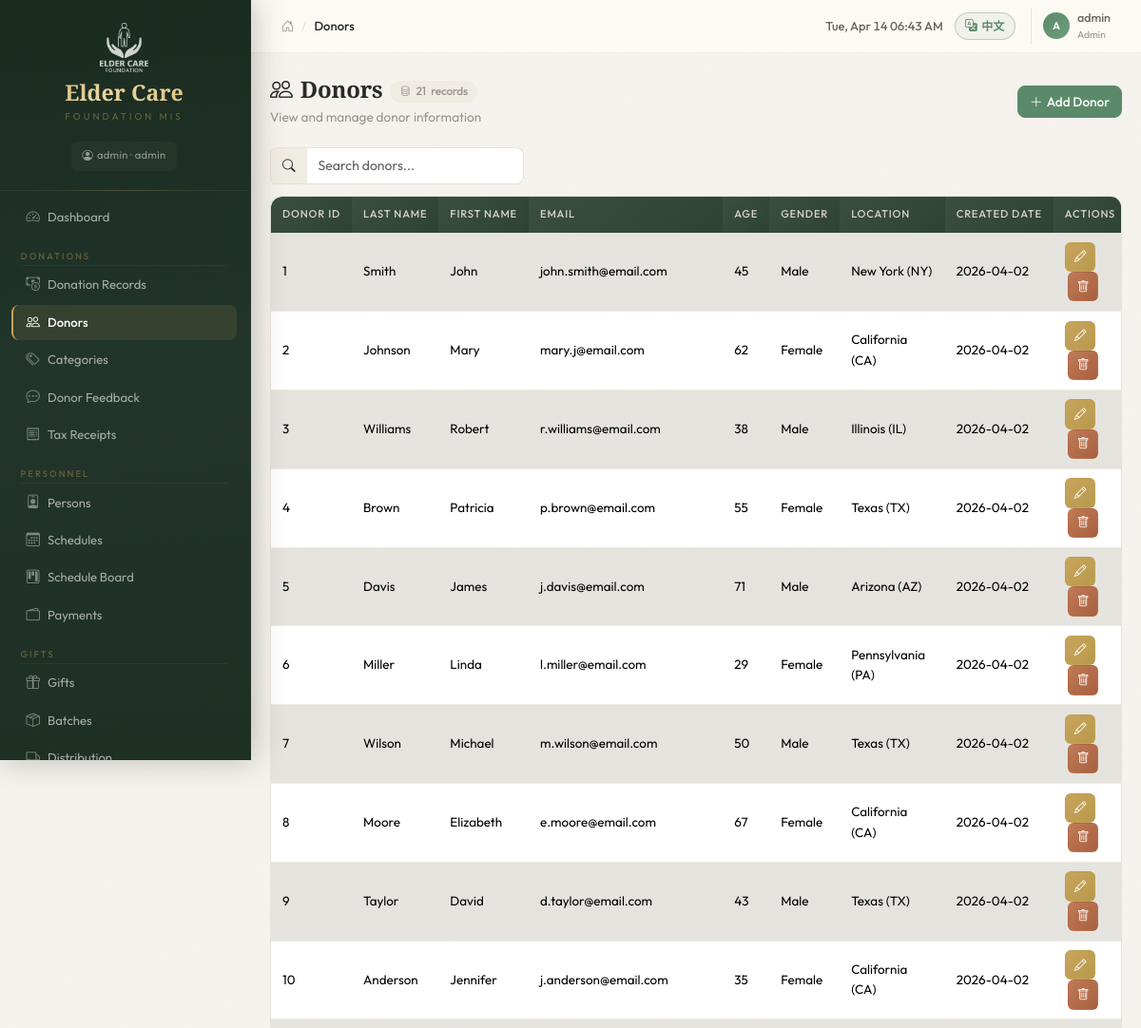
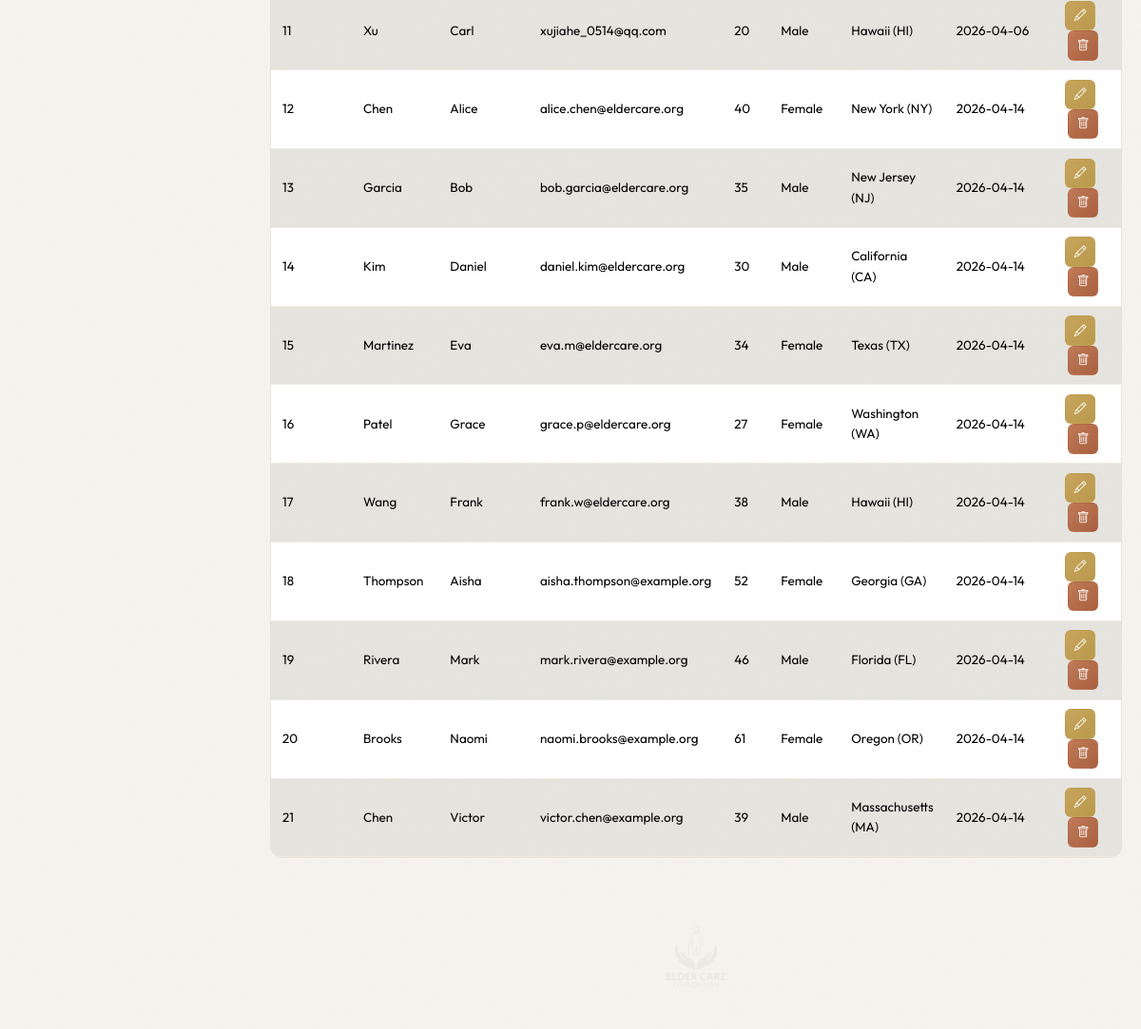
The app's page /donors (signed in) with its own data (2 pictures, top to bottom).
### tables this page shows
CREATE TABLE "User" (
	"user_id"	INTEGER,
	"user_name"	TEXT,
	"password"	TEXT,
	"email"	TEXT,
	"is_active"	INTEGER,
	"created_date"	NUMERIC,
	"updated_date"	NUMERIC, role TEXT DEFAULT "viewer",
	PRIMARY KEY("user_id")
);

CREATE TABLE "donors" (
	"donor_id"	INTEGER,
	"first_name"	TEXT,
	"last_name"	TEXT,
	"email"	TEXT,
	"age"	INTEGER,
	"gender"	TEXT,
	"location"	TEXT,
	"created_date"	NUMERIC,
	PRIMARY KEY("donor_id")
);

### blueprints/donations.py (the view)
@donations_bp.route('/donors')
@login_required
@role_required('finance')
def donors_list():
    from blueprints.dashboard import US_STATES
    rows = query_db('SELECT * FROM donors ORDER BY donor_id ASC')
    sorted_states = sorted(US_STATES.items(), key=lambda x: x[1])
    return render_template('donations/donors.html', donors=rows,
                           us_states=sorted_states, us_states_map=US_STATES)

### blueprints/auth.py (called while the page is built)
def role_required(*roles):
    def decorator(f):
        @wraps(f)
        def wrapped(*args, **kwargs):
            if not current_user.has_role(*roles):
                flash('Insufficient permissions to access this page', 'warning')
                return redirect(url_for('dashboard.index'))
            return f(*args, **kwargs)
        return wrapped
    return decorator

    @property
    def is_admin(self):
        return self.role == 'admin'

    def has_role(self, *roles):
        return self.role in roles or self.role == 'admin'

### db.py (called while the page is built)
def get_db():
    if 'db' not in g:
        g.db = sqlite3.connect(current_app.config['DATABASE'])
        g.db.row_factory = sqlite3.Row
        g.db.execute('PRAGMA foreign_keys = ON')
    return g.db

def query_db(sql, args=(), one=False):
    cur = get_db().execute(sql, args)
    rv = cur.fetchall()
    cur.close()
    return (rv[0] if rv else None) if one else rv

### templates/donations/donors.html (shortened to what this page needs)
{% extends "base.html" %}
{% block breadcrumb %}<span data-i18n="Donors">Donors</span>{% endblock %}
{% block content %}
<div class="page-header">
  <div>
    <h4 class="mb-1"><i class="bi bi-people me-2"></i><span data-i18n="Donors">Donors</span><span class="record-count"><i class="bi bi-database"></i>{{ donors|length }} <span data-i18n="records">records</span></span></h4>
    <p class="page-subtitle" data-i18n="View and manage donor information">View and manage donor information</p>
  </div>
  <button class="btn btn-primary" onclick="openAddModal()"><i class="bi bi-plus-lg me-1"></i><span data-i18n="Add Donor">Add Donor</span></button>
</div>
<div class="table-info-bar">
  <div class="table-search">
    <div class="input-group" style="max-width:320px;">
      <span class="input-group-text"><i class="bi bi-search"></i></span>
      <input type="text" class="form-control" data-i18n-placeholder="Search donors..." placeholder="Search donors..." id="tableSearch">
    </div>
  </div>
</div>
{% if donors %}
<div class="table-responsive">
  <table class="table table-striped table-hover">
    <thead class="table-header">
      <tr>
        <th data-i18n="Donor ID">Donor ID</th><th data-i18n="Last Name">Last Name</th><th data-i18n="First Name">First Name</th><th data-i18n="Email">Email</th>
        <th data-i18n="Age">Age</th><th data-i18n="Gender">Gender</th><th data-i18n="Location">Location</th><th data-i18n="Created Date">Created Date</th><th data-i18n="Actions">Actions</th>
      </tr>
    </thead>
    <tbody>
      {% for d in donors %}
      <tr>
        <td>{{ d.donor_id }}</td>
        <td>{{ d.last_name }}</td>
        <td>{{ d.first_name }}</td>
        <td>{{ d.email }}</td>
        <td>{{ d.age }}</td>
        <td>{{ d.gender }}</td>
        <td>{% for code, name in us_states %}{% if code == d.location %}{{ name }} ({{ code }}){% endif %}{% endfor %}</td>
        <td>{{ d.created_date }}</td>
        <td>
          <button class="btn btn-sm btn-warning" aria-label="Edit" data-bs-toggle="tooltip" data-i18n-title="Edit" title="Edit" onclick="openEditModal({{ d.donor_id }}, '{{ d.first_name }}', '{{ d.last_name }}', '{{ d.email }}', {{ d.age }}, '{{ d.gender }}', '{{ d.location }}')"><i class="bi bi-pencil"></i></button>
          <button class="btn btn-sm btn-danger" aria-label="Delete" data-bs-toggle="tooltip" data-i18n-title="Delete" title="Delete" onclick="confirmDelete('{{ url_for('donations.donors_delete', id=d.donor_id) }}', '{{ d.first_name }} {{ d.last_name }}')"><i class="bi bi-trash"></i></button>
        </td>
      </tr>
      {% endfor %}
    </tbody>
  </table>
</div>
{% else %}
<div class="empty-state">
  <i class="bi bi-inbox"></i>
  <h6 data-i18n="No donor records found">No donor records found</h6>
  <p data-i18n="Click &quot;Add Donor&quot; to create your first entry.">Click "Add Donor" to create your first entry.</p>
</div>
{% endif %}
{% endblock %}

### templates/base.html (shortened to what this page needs)
<!DOCTYPE html>
<html lang="en">
<head>
  <link href="https://cdn.jsdelivr.net/npm/bootstrap@5.3.3/dist/css/bootstrap.min.css" rel="stylesheet">
  <link href="https://cdn.jsdelivr.net/npm/bootstrap-icons@1.11.3/font/bootstrap-icons.min.css" rel="stylesheet">
  <link href="{{ url_for('static', filename='css/style.css') }}" rel="stylesheet">
</head>
<body>
{% if current_user.is_authenticated %}
<div class="d-flex" id="wrapper">
  <div id="sidebar">
    <div class="sidebar-brand">
      <div class="text-center">
        <img src="{{ url_for('static', filename='img/logo.png') }}" alt="Logo" class="sidebar-logo mb-2">
        <div class="sidebar-title" data-i18n="Elder Care">Elder Care</div>
        <div class="sidebar-subtitle" data-i18n="Foundation MIS">Foundation MIS</div>
      </div>
      <div class="text-center mt-2">
        <span class="sidebar-user"><i class="bi bi-person-circle me-1"></i>{{ current_user.user_name }} &middot; {{ current_user.role }}</span>
      </div>
    </div>
    <nav class="nav flex-column px-2 py-2" aria-label="Main navigation">
      <a class="nav-link" href="{{ url_for('dashboard.index') }}"><i class="bi bi-speedometer2 me-2"></i><span data-i18n="Dashboard">Dashboard</span></a>
      {% if current_user.has_role('finance') %}
      <div class="section-label" data-i18n="Donations">Donations</div>
      <a class="nav-link" href="{{ url_for('donations.donations_list') }}"><i class="bi bi-cash-coin me-2"></i><span data-i18n="Donation Records">Donation Records</span></a>
      <a class="nav-link" href="{{ url_for('donations.donors_list') }}"><i class="bi bi-people me-2"></i><span data-i18n="Donors">Donors</span></a>
      <a class="nav-link" href="{{ url_for('donations.categories_list') }}"><i class="bi bi-tags me-2"></i><span data-i18n="Categories">Categories</span></a>
      <a class="nav-link" href="{{ url_for('donations.feedback_list') }}"><i class="bi bi-chat-dots me-2"></i><span data-i18n="Donor Feedback">Donor Feedback</span></a>
      <a class="nav-link" href="{{ url_for('donations.receipts_list') }}"><i class="bi bi-receipt me-2"></i><span data-i18n="Tax Receipts">Tax Receipts</span></a>
      {% endif %}
      {% if current_user.has_role('event_coordinator') %}
      <div class="section-label" data-i18n="Personnel">Personnel</div>
      <a class="nav-link" href="{{ url_for('personnel.persons_list') }}"><i class="bi bi-person-badge me-2"></i><span data-i18n="Persons">Persons</span></a>
      <a class="nav-link" href="{{ url_for('personnel.schedules_list') }}"><i class="bi bi-calendar3 me-2"></i><span data-i18n="Schedules">Schedules</span></a>
      <a class="nav-link" href="{{ url_for('personnel.schedule_board') }}"><i class="bi bi-kanban me-2"></i><span data-i18n="Schedule Board">Schedule Board</span></a>
      <a class="nav-link" href="{{ url_for('personnel.payments_list') }}"><i class="bi bi-wallet2 me-2"></i><span data-i18n="Payments">Payments</span></a>
      <div class="section-label" data-i18n="Gifts">Gifts</div>
      <a class="nav-link" href="{{ url_for('gifts.gifts_list') }}"><i class="bi bi-gift me-2"></i><span data-i18n="Gifts">Gifts</span></a>
      <a class="nav-link" href="{{ url_for('gifts.batches_list') }}"><i class="bi bi-box-seam me-2"></i><span data-i18n="Batches">Batches</span></a>
      <a class="nav-link" href="{{ url_for('gifts.distribution_list') }}"><i class="bi bi-truck me-2"></i><span data-i18n="Distribution">Distribution</span></a>
      {% endif %}
    </nav>
  </div>
  <div class="flex-grow-1 d-flex flex-column" style="min-width:0;">
    <div class="topbar">
      <nav aria-label="breadcrumb">
        <ol class="breadcrumb">
          <li class="breadcrumb-item"><a href="{{ url_for('dashboard.index') }}"><i class="bi bi-house-door"></i></a></li>
          <li class="breadcrumb-item active">{% block breadcrumb %}Dashboard{% endblock %}</li>
        </ol>
      </nav>
      <div class="topbar-right">
        <span class="topbar-time" id="topbarTime"></span>
        <button id="langToggleBtn" class="btn btn-sm lang-toggle-btn" onclick="I18n.setLang(I18n.getLang()==='en'?'zh':'en')" title="切换为中文">
        </button>
        <div class="topbar-user">
          <div class="topbar-user-avatar">{{ current_user.user_name[0]|upper }}</div>
          <div>
            <div class="topbar-user-name">{{ current_user.user_name }}</div>
            <div class="topbar-user-role">{{ current_user.role }}</div>
          </div>
        </div>
      </div>
    </div>
    <div class="content-area flex-grow-1" id="main-content" role="main">
      {% block content %}{% endblock %}
      <div class="watermark-footer">
        <img src="{{ url_for('static', filename='img/logo.png') }}" alt="Elder Care Foundation">
      </div>
    </div>
  </div>
</div>
{% endif %}
</body>
</html>

### records on screen
User: user_name "admin", role "admin", user_name "A", role "Admin"
donors: donor_id "1", last_name "Smith", first_name "John", email "john.smith@email.com", age "45", gender "Male", us_states "New York", us_states "NY", created_date "2026-04-02"
donors: donor_id "2", last_name "Johnson", first_name "Mary", email "mary.j@email.com", age "62", gender "Female", us_states "California", us_states "CA", created_date "2026-04-02"
donors: donor_id "3", last_name "Williams", first_name "Robert", email "r.williams@email.com", age "38", gender "Male", us_states "Illinois", us_states "IL", created_date "2026-04-02"
donors: donor_id "4", last_name "Brown", first_name "Patricia", email "p.brown@email.com", age "55", gender "Female", us_states "Texas", us_states "TX", created_date "2026-04-02"
donors: donor_id "5", last_name "Davis", first_name "James", email "j.davis@email.com", age "71", gender "Male", us_states "Arizona", us_states "AZ", created_date "2026-04-02"
donors: donor_id "6", last_name "Miller", first_name "Linda", email "l.miller@email.com", age "29", gender "Female", us_states "Pennsylvania", us_states "PA", created_date "2026-04-02"
donors: donor_id "7", last_name "Wilson", first_name "Michael", email "m.wilson@email.com", age "50", gender "Male", us_states "Texas", us_states "TX", created_date "2026-04-02"
donors: donor_id "8", last_name "Moore", first_name "Elizabeth", email "e.moore@email.com", age "67", gender "Female", us_states "California", us_states "CA", created_date "2026-04-02"
donors: donor_id "9", last_name "Taylor", first_name "David", email "d.taylor@email.com", age "43", gender "Male", us_states "Texas", us_states "TX", created_date "2026-04-02"
donors: donor_id "10", last_name "Anderson", first_name "Jennifer", email "j.anderson@email.com", age "35", gender "Female", us_states "California", us_states "CA", created_date "2026-04-02"
donors: donor_id "11", last_name "Xu", first_name "Carl", email "xujiahe_0514@qq.com", age "20", gender "Male", us_states "Hawaii", us_states "HI", created_date "2026-04-06"
donors: donor_id "12", last_name "Chen", first_name "Alice", email "alice.chen@eldercare.org", age "40", gender "Female", us_states "New York", us_states "NY", created_date "2026-04-14"
donors: donor_id "13", last_name "Garcia", first_name "Bob", email "bob.garcia@eldercare.org", age "35", gender "Male", us_states "New Jersey", us_states "NJ", created_date "2026-04-14"
donors: donor_id "14", last_name "Kim", first_name "Daniel", email "daniel.kim@eldercare.org", age "30", gender "Male", us_states "California", us_states "CA", created_date "2026-04-14"
donors: donor_id "15", last_name "Martinez", first_name "Eva", email "eva.m@eldercare.org", age "34", gender "Female", us_states "Texas", us_states "TX", created_date "2026-04-14"
donors: donor_id "16", last_name "Patel", first_name "Grace", email "grace.p@eldercare.org", age "27", gender "Female", us_states "Washington", us_states "WA", created_date "2026-04-14"
donors: donor_id "17", last_name "Wang", first_name "Frank", email "frank.w@eldercare.org", age "38", gender "Male", us_states "Hawaii", us_states "HI", created_date "2026-04-14"
donors: donor_id "18", last_name "Thompson", first_name "Aisha", email "aisha.thompson@example.org", age "52", gender "Female", us_states "Georgia", us_states "GA", created_date "2026-04-14"
donors: donor_id "19", last_name "Rivera", first_name "Mark", email "mark.rivera@example.org", age "46", gender "Male", us_states "Florida", us_states "FL", created_date "2026-04-14"
donors: donor_id "20", last_name "Brooks", first_name "Naomi", email "naomi.brooks@example.org", age "61", gender "Female", us_states "Oregon", us_states "OR", created_date "2026-04-14"
donors: donor_id "21", last_name "Chen", first_name "Victor", email "victor.chen@example.org", age "39", gender "Male", us_states "Massachusetts", us_states "MA", created_date "2026-04-14"

### other values on screen
{{ donors|length }} "21"
